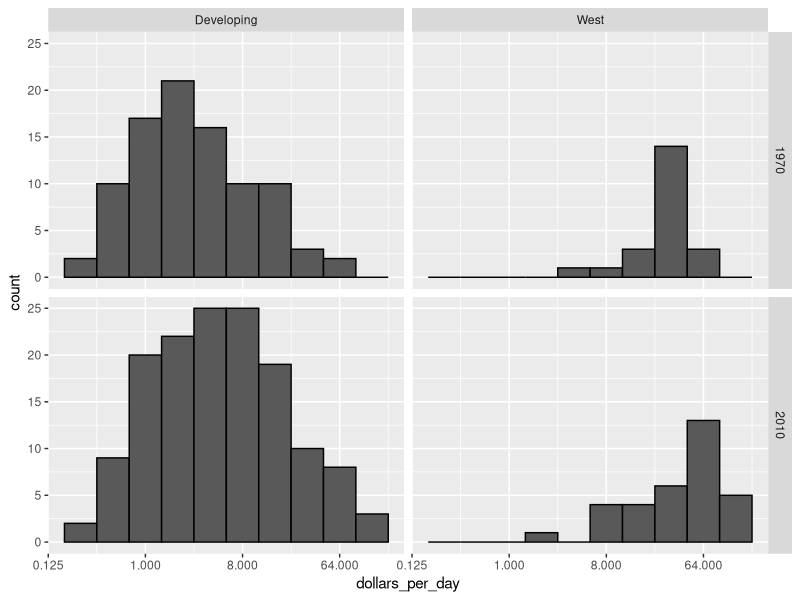
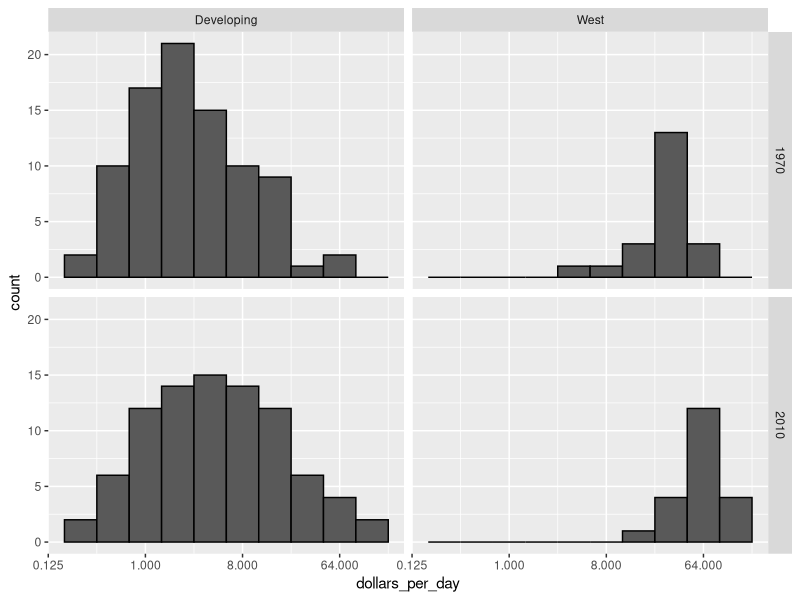
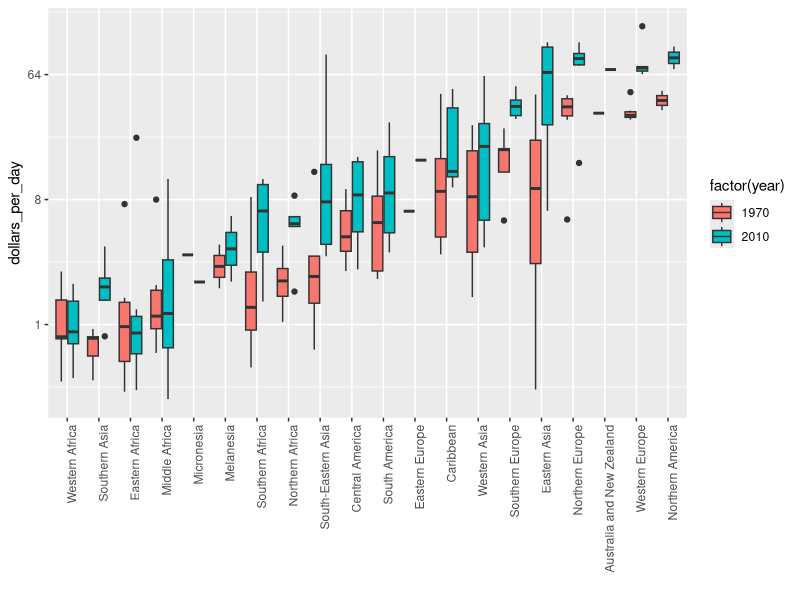

R code for these plots, in order:
library(dplyr)
library(dslabs)
library(ggplot2)

data("gapminder")

gapminder <- gapminder%>%
  mutate(dollars_per_day = gdp/population/365)
past_year <- 1970
present_year <- 2010

#Code: Histogram of income in West versus developing world, 1970 and 2010
west <- c("Western Europe", "Northern Europe", "Southern Europe", "Northern America", "Australia and New Zealand")
gapminder%>%
  filter(year %in% c(present_year,past_year) & !is.na(gdp))%>%
  mutate(group = ifelse(region %in% west, "West", "Developing")) %>%
  ggplot(aes(dollars_per_day)) +
  geom_histogram(binwidth = 1, color = "black")+
  scale_x_continuous(trans = "log2")+
  facet_grid(year ~ group)


#Code: Income distribution of West versus developing world, only countries with data 
country_list_1 <- gapminder%>%
  filter(year == past_year & !is.na(dollars_per_day))%>%
  .$country
country_list_2 <- gapminder %>%
  filter(year == present_year & !is.na(dollars_per_day)) %>%
  .$country
country_list <- intersect(country_list_1, country_list_2)

gapminder%>%
  filter(year %in% c(present_year,past_year) & country %in% country_list) %>%
  mutate(group = ifelse(region %in% west, "West", "Developing")) %>%
  ggplot(aes(dollars_per_day)) +
  geom_histogram(binwidth = 1, color = "black")+
  scale_x_continuous(trans = "log2")+
  facet_grid(year ~ group)


# Code: Boxplots of income in West versus developing world, 1970 and 2010
gapminder%>%
  filter(year %in% c(present_year,past_year) & country %in% country_list) %>%
  mutate(region = reorder(region, dollars_per_day, FUN = median)) %>%
  ggplot() +
  theme(axis.text.x = element_text(angle = 90, hjust = 1)) +
  xlab("") + scale_y_continuous(trans = "log2")+
  geom_boxplot(aes(region, dollars_per_day, fill = factor(year)))
